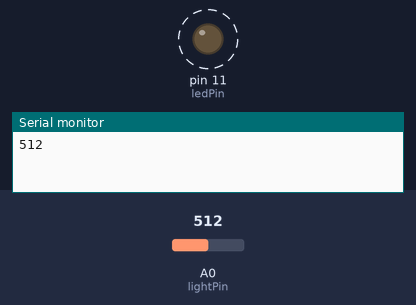
The sketch below on a simulated Arduino Uno, built with avr-gcc and run on an emulated ATmega328P. Parts: output pins drawn as LEDs (lit = HIGH), the last lines printed to the serial monitor. Dashed ring = blinking. The inputs (shaded band) are chosen by the test bench; at power-on: A0 (lightPin) = 512.

Above: at 1.8 s.
1.9 s: A0 (lightPin) set to 306
At 2.2 s:
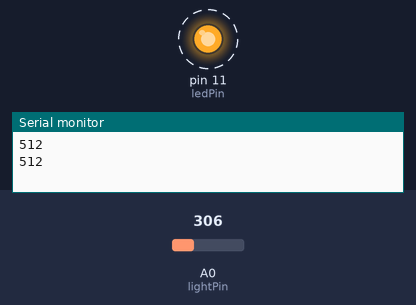
5.4 s: A0 (lightPin) set to 122
At 5.57 s:
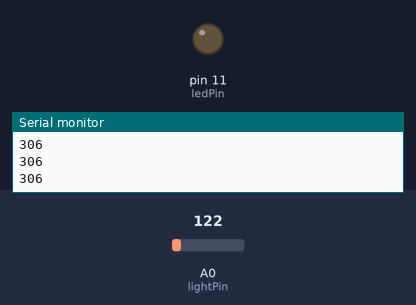
Timing chart, 0 to 14.9 s (numbered marks = the images above; inputs shaded):
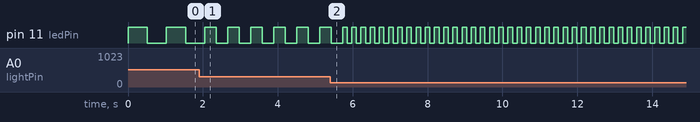

Measured:
- after the input at 1.9 s, pin 11 (ledPin): alternates HIGH for 0.31 s and LOW for 0.31 s, starting after 0.46 s
- by itself, pin 11 (ledPin): alternates HIGH for 0.51 s and LOW for 0.51 s

The sketch:

node_sketch_photoresistor.ino
```cpp
/* connect one leg of the photoresistor to A0 and the other to +5V
 * connecg a resistor (around 10k is a good value, higher values
 * give higher readings) from 0 to GND.
 */

const int lightPin = A0;    // select the input pin for the potentiometer
const int ledPin = 11;   // select the pin for the LED
int sensorVal = 1023; // store a value from the lightpin (0-1023)

void setup() {
  Serial.begin(9600);
  pinMode(ledPin, OUTPUT);  // declare the ledPin as an OUTPUT
pinMode (lightPin, INPUT);
}

void loop() {

  sensorVal = analogRead(lightPin);
  digitalWrite(ledPin, HIGH);  // turn the ledPin on
  delay(sensorVal);                  // stop the program for some time
  digitalWrite(ledPin, LOW);   // turn the ledPin off
  delay(sensorVal);                  // stop the program for some time
  Serial.println(sensorVal);
  delay(1);
}


/*Serial.println(analogRead(lightPin));
  analogWrite(ledPin, analogRead(lightPin)/4);
  delay(10);*/
```
